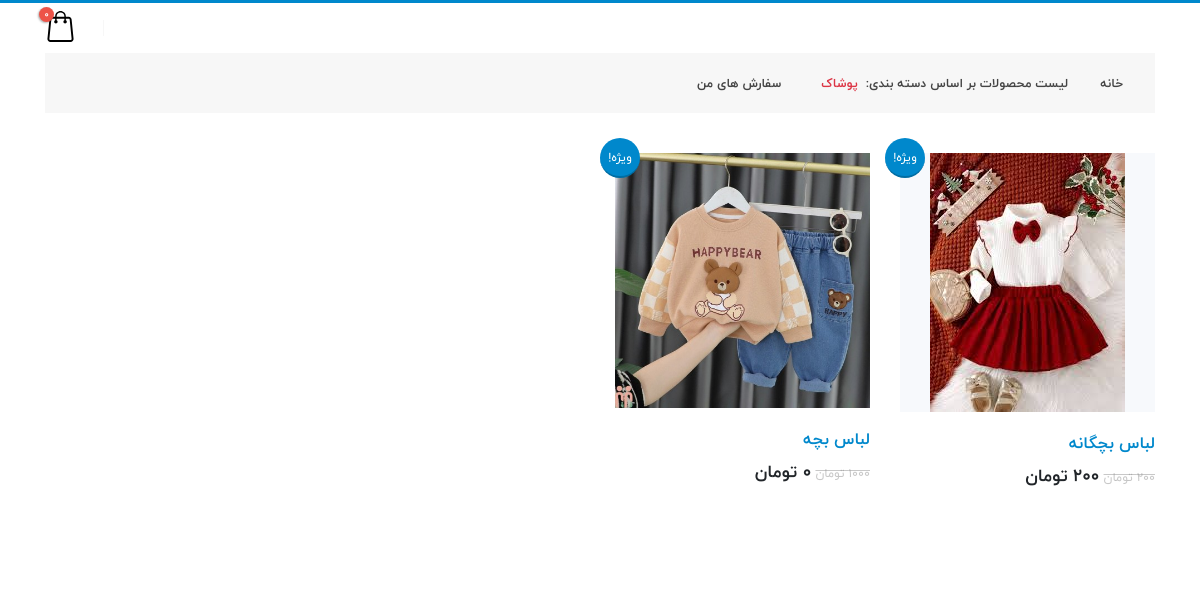
The app's page /products/poshak with its own data.
### shop/models.py (models this page shows, shortened)
class Category(models.Model):
    name = models.CharField(max_length=200)
    slug = models.SlugField(max_length=200, unique=True)
    class Meta:
        ordering = ['name']
        indexes = [models.Index(fields=['name'])]
    def get_absolute_url(self):
        return reverse('shop:product_list_by_category' ,args=[self.slug])

class Product(models.Model):
    name = models.CharField(max_length=200)
    slug = models.SlugField(max_length=200, unique=True)
    category = models.ForeignKey(Category, on_delete=models.CASCADE, related_name='products')
    description = models.TextField(max_length=500)
    inventory = models.PositiveIntegerField(default=0)
    price = models.PositiveIntegerField(default=0)
    weight = models.PositiveIntegerField(default=0)
    off = models.PositiveIntegerField(default=0)
    new_price = models.PositiveIntegerField(default=0)
    created = models.DateTimeField(auto_now_add=True)
    updated = models.DateTimeField(auto_now=True)
    class Meta:
        ordering = ['-created']
        indexes = [
            models.Index(fields=['id', 'slug']),
            models.Index(fields=['name']),
            models.Index(fields=['-created'])
        ]
    def get_absolute_url(self):
        return reverse('shop:product_detail' ,args=[self.id, self.slug])

class Imag(models.Model):
    product = models.ForeignKey(Product, on_delete=models.CASCADE, related_name='images')
    file = models.ImageField(upload_to='post_images/%Y/%m/%d/', blank=True, null=True)
    title = models.CharField(max_length=200, blank=True, null=True)
    description = models.TextField(blank=True, null=True)
    created = models.DateTimeField(auto_now_add=True)
    class Meta:
        ordering = ['-created']
        indexes = [
            models.Index(fields=['-created'])
        ]

### shop/views.py (the view)
# urls.py: path('products/', views.product_list, name='product_list'),
def product_list(request, category_slug = None, sorting=None):
    category = None
    sorting_txt = None
    products = Product.objects.all()
    categories = Category.objects.all()
    if sorting == 'expensive':
        sorting_txt = 'گرانترین'
        products = Product.objects.all().order_by('-new_price')
    elif sorting == 'cheapest':
        sorting_txt = 'ارزانترین'
        products = Product.objects.all().order_by('new_price')
    if category_slug:
        category = get_object_or_404(Category, slug=category_slug)
        products = Product.objects.filter(category=category)
    context = {
        'category': category,
        'products': products,
        'categories': categories,
        'sorting_txt': sorting_txt,
    }
    return render(request, 'shop/list.html', context)

### cart/cart.py (called while the page is built)
    def get_total_price(self):
        product_ids = self.cart.keys()
        products = Product.objects.filter(id__in=product_ids)
        cart_dict = self.cart.copy()
        for product in products:
            cart_dict[str(product.id)]['product'] = product
        price = sum(item['product'].new_price * item['quantity'] for item in cart_dict.values())
        return price

    def __len__(self):
        return sum(item['quantity'] for item in self.cart.values())

### cart/context_processors.py (called while the page is built)
def cart(request):
    return {'cart': Cart(request)}

### shop/templates/shop/list.html (shortened to what this page needs)
<!DOCTYPE html>
<html dir="rtl" lang="fa">
{% extends 'parent/base.html' %}
{% load static %}
{% block content %}
		<div class="body">
			<div role="main" class="main shop py-4">
				<div class="container">
					<div class="masonry-loader masonry-loader-showing">
						<div class="row products product-thumb-info-list" data-plugin-masonry data-plugin-options="{'layoutMode': 'fitRows'}">
                            {% for product in products %}
							<div class="col-12 col-sm-6 col-lg-3 product">
								<a href="{{ product.get_absolute_url }}">
									<span class="onsale">ویژه!</span>
								</a>
								<span class="product-thumb-info border-0">
									<a href="{{ product.get_absolute_url }}">
										<span class="product-thumb-info-image">
											<img alt="" class="img-fluid" src="{{ product.images.first.file.url }}">
										</span>
									</a>
									<span class="product-thumb-info-content product-thumb-info-content pl-0 bg-color-light">
										<a href="{{ product.get_absolute_url }}">
											<h4 class="text-4 text-primary">{{ product.name }}</h4>
											<span class="price">
												<del><span class="amount">{{ product.price }} تومان</span></del>
												<ins><span class="amount text-dark font-weight-semibold">{{ product.new_price }} تومان</span></ins>
											</span>
										</a>
									</span>
								</span>
							</div>
                            {% endfor %}
						</div>
					</div>
				</div>
			</div>
		</div>
{% endblock %}

### shop/templates/partials/header.html (shortened to what this page needs)
<header id="header" data-plugin-options="{'stickyEnabled': true, 'stickyEnableOnBoxed': true, 'stickyEnableOnMobile': true, 'stickyStartAt': 139, 'stickySetTop': '-139px', 'stickyChangeLogo': true}">
    <div class="header-body border-color-primary border-bottom-0 box-shadow-none" data-sticky-header-style="{'minResolution': 0}" data-sticky-header-style-active="{'background-color': '#f7f7f7'}" data-sticky-header-style-deactive="{'background-color': '#FFF'}">
    <div class="header-container container">
        <div class="header-row py-2">
            <div class="header-column justify-content-end">
                <div class="header-row">
                    <div class="header-nav-features">
                        <div class="header-nav-feature header-nav-features-cart header-nav-features-cart-big d-inline-flex ml-2" data-sticky-header-style="{'minResolution': 991}" data-sticky-header-style-active="{'top': '79px'}" data-sticky-header-style-deactive="{'top': '0'}">
                            {% with item_count=cart|length %}
                            <a href="{% url 'cart:detail_cart' %}" class="header-nav-features-toggle">
                                <img src="/../static/img/icon-cart-big.svg" height="34" alt="" class="header-nav-top-icon-img">
                                <span class="cart-info">
                                    <span id="item_count" class="cart-qty">{{ item_count }}</span>
                                </span>
                            </a>
                            {% endwith %}
                        </div>
                    </div>
                </div>
            </div>
        </div>
    </div>
    <div class="container">
        <div class="header-nav-bar bg-color-light-scale-1 mb-3 px-3 px-lg-0">
            <div class="header-row">
                <div class="header-column">
                    <div class="header-row justify-content-end">
                        <div class="header-nav header-nav-links justify-content-start" data-sticky-header-style="{'minResolution': 991}" data-sticky-header-style-active="{'margin-right': '150px'}" data-sticky-header-style-deactive="{'margin-right': '0'}">
                            <div class="header-nav-main header-nav-main-square header-nav-main-dropdown-no-borders header-nav-main-dropdown-arrow header-nav-main-effect-3 header-nav-main-sub-effect-1">
                                <nav class="collapse">
                                    <ul class="nav nav-pills" id="mainNav">
                                        <li class="dropdown">
                                            <a class="dropdown-item dropdown-toggle" href="#">
                                                خانه
                                            </a>
                                        </li>
                                        <li class="dropdown">
                                            <a class="dropdown-item dropdown-toggle" href="{% url 'shop:product_list' %}">
                                                {% if category %}
                                                    لیست محصولات بر اساس دسته بندی: <span class="text-danger mx-2">{{ category.name }}</span>
                                                {% else %}
                                                لیست محصولات
                                                {% endif %}
                                            </a>
                                        </li>
                                        <li class="dropdown">
                                            <a class="dropdown-item dropdown-toggle" href="{% url 'orders:orders-list' %}">
                                                سفارش های من
                                            </a>
                                        </li>
                                    </ul>
                                </nav>
                            </div>
                        </div>
                    </div>
                </div>
            </div>
        </div>
    </div>
</div>
</header>

### shop/static/css/theme-shop.css (style rules this page uses)
.shop .products:after { content: "."; display: block; clear: both; visibility: hidden; line-height: 0; height: 0; }
.shop .products .product { position: relative; margin-bottom: 30px; }
.shop .products .product a { text-decoration: none; }
.shop .products .product .price { display: block; min-height: 31px; line-height: 31px; }
.shop .products .product .price del { color: rgba(145, 145, 145, 0.5); font-size: 0.7em; margin: -2px 0 0; }
.shop .products .product .price ins { text-decoration: none; }
.shop .products .product .price .amount { font-size: 1.3em; }
.shop .products .product .onsale { position: absolute; background-image: none; border-radius: 100%; right: auto; left: 0; top: -15px; text-shadow: none; width: 40px; height: 40px; line-height: 40px; display: inline-block; text-align: center; z-index: 10; box-shadow: none; font-size: 0.9em; color: #FFF; border-bottom: 2px solid transparent; }
.product-thumb-info { -webkit-transition: all 0.2s; transition: all 0.2s; padding: 0; position: relative; border: 0; border-bottom: 3px solid #E3E4E8; background: #F7F9FC; display: block; overflow: hidden; position: relative; text-decoration: none; max-width: 100%; text-align: center; border: 1px solid #DDD; text-decoration: none; }
.product-thumb-info a { text-decoration: none; display: inline-block; width: 100%; }
.product-thumb-info img { -webkit-transition: all 0.2s; transition: all 0.2s; }
.product-thumb-info h4 { color: #404751; font-weight: 700; font-size: 1.4em; font-family: inherit; margin: 0; padding: 1px 0; }
.product-thumb-info .product-thumb-info-image { display: block; position: relative; }
.product-thumb-info .product-thumb-info-image:before { -webkit-transition: all 0.2s; transition: all 0.2s; content: ""; display: block; position: absolute; top: 0; right: 0; left: 0; bottom: 0; background: #FFF; width: 100%; height: 100%; opacity: 0; }
.product-thumb-info .product-thumb-info-content { padding: 15px; text-align: right; display: block; }

### records on screen
Category: name "پوشاک"
Product: images.first.file (picture), name "لباس بچگانه", price "200", new_price "200"
Product: images.first.file (picture), name "لباس بچه", price "1000"

### other values on screen
{{ item_count }} "0"
